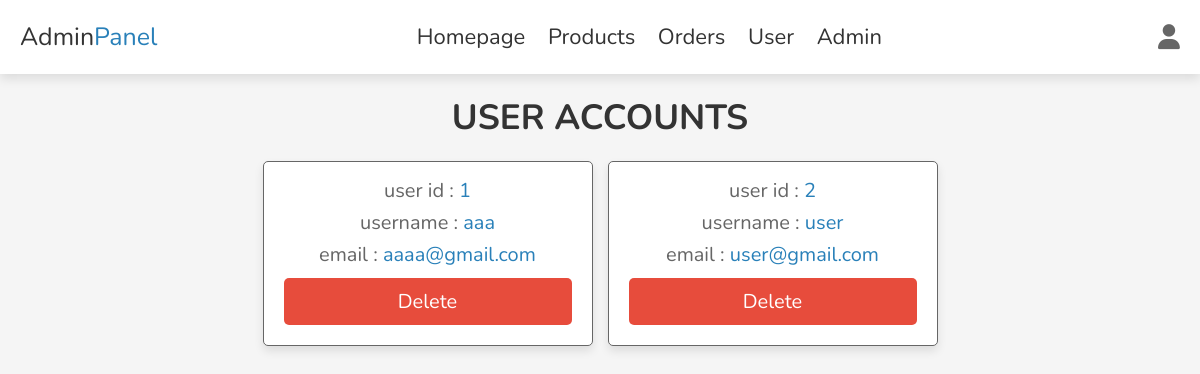
The app's page /users_accounts.php (signed in) with its own data.
### tables this page shows
CREATE TABLE `user` (
  `id` int(100) NOT NULL,
  `name` varchar(20) NOT NULL,
  `email` varchar(50) NOT NULL,
  `password` varchar(50) NOT NULL
);

### users_accounts.php (the view, shortened to what this page needs)
<?php
include 'config.php';
?>
<!DOCTYPE html>
<html lang="en">
<head>
   <link rel="stylesheet" href="https://cdnjs.cloudflare.com/ajax/libs/font-awesome/6.1.1/css/all.min.css">
   <link rel="stylesheet" href="css/admin_style.css">
</head>
<body>
<?php include 'admin_header.php' ?>
<section class="accounts">
   <h1 class="heading">user accounts</h1>
   <div class="box-container">
   <?php
      $select_accounts = $conn->prepare("SELECT * FROM `user`");
      $select_accounts->execute();
      if($select_accounts->rowCount() > 0){
         while($fetch_accounts = $select_accounts->fetch(PDO::FETCH_ASSOC)){
   ?>
   <div class="box">
      <p> user id : <span><?= $fetch_accounts['id']; ?></span> </p>
      <p> username : <span><?= $fetch_accounts['name']; ?></span> </p>
      <p> email : <span><?= $fetch_accounts['email']; ?></span> </p>
      <a href="users_accounts.php?delete=<?= $fetch_accounts['id']; ?>" onclick="return confirm('delete this account?')" class="delete-btn">delete</a>
   </div>
   <?php
         }
      }else{
         echo '<p class="empty">no accounts available!</p>';
      }
   ?>
   </div>
</section>
</body>
</html>

### css/admin_style.css (style rules this page uses)
:root { --main-color:#2980b9; --red:#e74c3c; --orange:#f39c12; --black:#333; --white:#fff; --light-bg:#f5f5f5; --light-color:#666; --border:.1rem solid var(--light-color); --box-shadow:0 .5rem 1rem rgba(0,0,0,.1); }
* { font-family: 'Nunito', sans-serif; margin:0; padding:0; box-sizing: border-box; outline: none; border:none; text-decoration: none; transition: .2s linear; }
html { font-size: 62.5%; overflow-x: hidden; scroll-behavior: smooth; scroll-padding-top: 7rem; }
body { background: var(--light-bg); }
section { padding:2rem; margin:0 auto; max-width: 1200px; }
.heading { text-align: center; margin-bottom: 2rem; font-size: 3.5rem; color:var(--black); text-transform: uppercase; }
.delete-btn, .option-btn, .btn { display: block; width: 100%; margin-top: 1rem; border-radius: .5rem; padding:1rem 3rem; font-size: 2rem; color:var(--white); cursor: pointer; text-transform: capitalize; text-align: center; }
.delete-btn { background-color: var(--red); }
.accounts .box-container { display: grid; grid-template-columns: repeat(auto-fit, 33rem); gap:1.5rem; align-items: flex-start; justify-content: center; }
.accounts .box-container .box { padding:2rem; padding-top: 1rem; border-radius: .5rem; text-align: center; border:var(--border); background-color: var(--white); box-shadow: var(--box-shadow); }
.accounts .box-container .box p { font-size: 2rem; color:var(--light-color); margin: .5rem 0; }
.accounts .box-container .box p span { color:var(--main-color); }

### records on screen
user: id "1", name "aaa", email "aaaa@gmail.com"
user: id "2", name "user", email "user@gmail.com"
